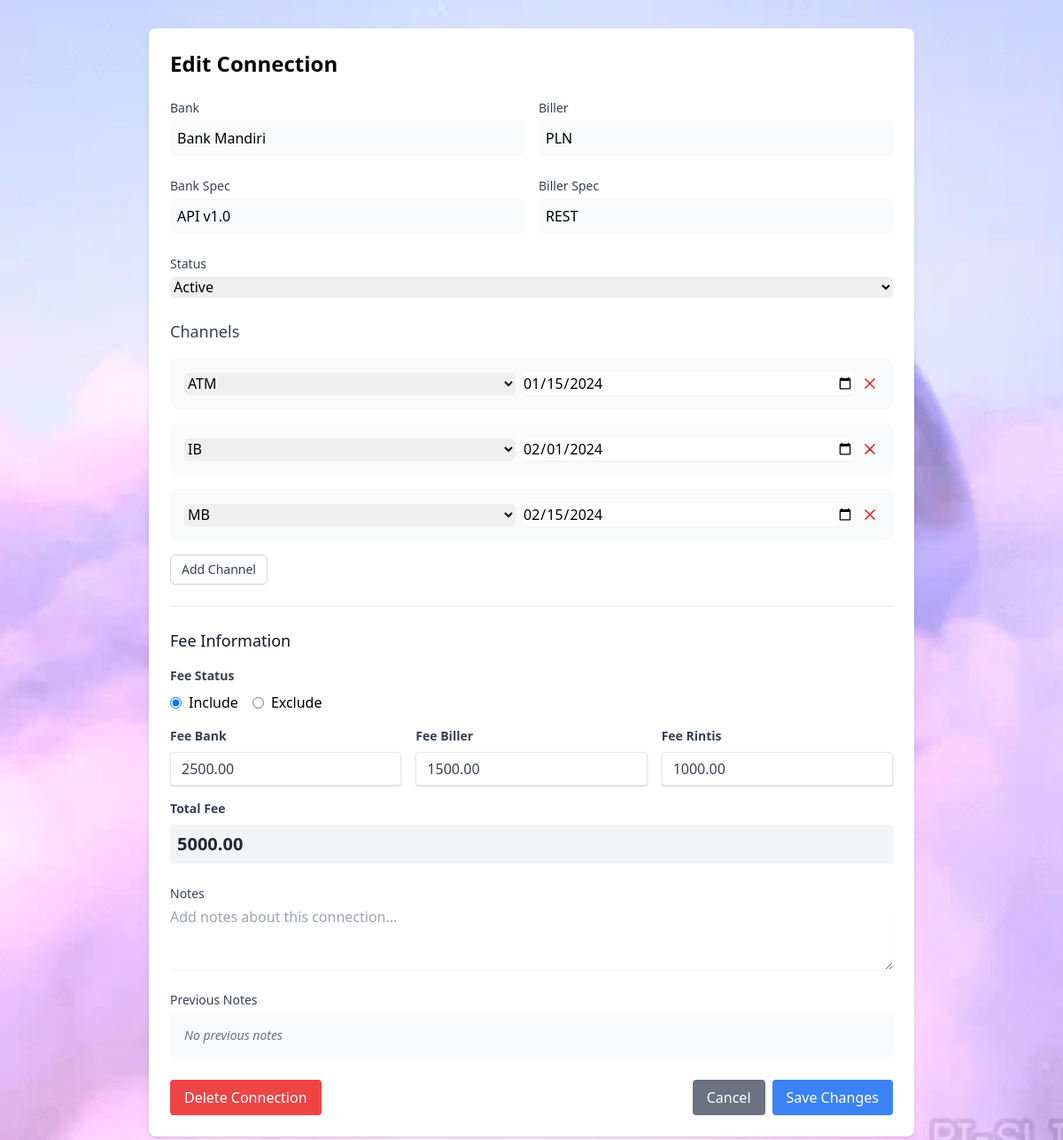
The page /edit_connection.php?id=1 (signed in) on the database its author committed.
### tables this page shows
CREATE TABLE `prima_data` (
    `id` int(11) NOT NULL AUTO_INCREMENT,
    `bank_id` BIGINT NOT NULL,
    `biller_id` BIGINT NOT NULL,
    `bank_spec_id` int(11) NOT NULL,
    `biller_spec_id` int(11) NOT NULL,
    `status` enum('active','inactive') NOT NULL DEFAULT 'active',
    `fee_bank` DECIMAL(10,2) DEFAULT 0.00,
    `fee_biller` DECIMAL(10,2) DEFAULT 0.00,
    `fee_rintis` DECIMAL(10,2) DEFAULT 0.00,
    `fee_included` TINYINT(1) NOT NULL DEFAULT 1,
    `admin_fee` DECIMAL(10,2) DEFAULT 0.00,
    `notes` TEXT DEFAULT NULL,
    `created_by` INT NOT NULL,
    `updated_by` INT NOT NULL,
    `created_at` TIMESTAMP DEFAULT CURRENT_TIMESTAMP,
    `updated_at` TIMESTAMP DEFAULT CURRENT_TIMESTAMP ON UPDATE CURRENT_TIMESTAMP,
    PRIMARY KEY (`id`),
    FOREIGN KEY (bank_id) REFERENCES banks(id),
    FOREIGN KEY (biller_id) REFERENCES billers(id),
    FOREIGN KEY (bank_spec_id) REFERENCES specs(id),
    FOREIGN KEY (biller_spec_id) REFERENCES specs(id),
    FOREIGN KEY (created_by) REFERENCES users(id),
    FOREIGN KEY (updated_by) REFERENCES users(id)
);

CREATE TABLE `banks` (
    `id` BIGINT NOT NULL AUTO_INCREMENT,
    `bank_id` VARCHAR(10) UNIQUE NOT NULL,
    `name` varchar(255) NOT NULL,
    `spec_id` INT NOT NULL,
    `created_by` INT NOT NULL,
    `created_at` TIMESTAMP DEFAULT CURRENT_TIMESTAMP,
    PRIMARY KEY (`id`),
    FOREIGN KEY (spec_id) REFERENCES specs(id),
    FOREIGN KEY (created_by) REFERENCES users(id)
);

CREATE TABLE `billers` (
    `id` BIGINT NOT NULL AUTO_INCREMENT,
    `biller_id` VARCHAR(10) UNIQUE NOT NULL,
    `name` varchar(255) NOT NULL,
    `spec_id` INT NOT NULL,
    `created_by` INT NOT NULL,
    `created_at` TIMESTAMP DEFAULT CURRENT_TIMESTAMP,
    PRIMARY KEY (`id`),
    FOREIGN KEY (spec_id) REFERENCES specs(id),
    FOREIGN KEY (created_by) REFERENCES users(id)
);

CREATE TABLE `specs` (
    `id` int(11) NOT NULL AUTO_INCREMENT,
    `name` varchar(255) NOT NULL,
    `created_by` INT NOT NULL,
    `created_at` TIMESTAMP DEFAULT CURRENT_TIMESTAMP,
    PRIMARY KEY (`id`),
    FOREIGN KEY (created_by) REFERENCES users(id)
);

CREATE TABLE `connection_channels` (
    `id` int(11) NOT NULL AUTO_INCREMENT,
    `prima_data_id` int(11) NOT NULL,
    `channel_id` int(11) NOT NULL,
    `date_live` date NOT NULL,
    `status` enum('active','inactive') NOT NULL DEFAULT 'active',
    `created_by` INT NOT NULL,
    `updated_by` INT NOT NULL,
    `created_at` TIMESTAMP DEFAULT CURRENT_TIMESTAMP,
    `updated_at` TIMESTAMP DEFAULT CURRENT_TIMESTAMP ON UPDATE CURRENT_TIMESTAMP,
    PRIMARY KEY (`id`),
    FOREIGN KEY (prima_data_id) REFERENCES prima_data(id),
    FOREIGN KEY (channel_id) REFERENCES channels(id),
    FOREIGN KEY (created_by) REFERENCES users(id),
    FOREIGN KEY (updated_by) REFERENCES users(id)
);

CREATE TABLE `channels` (
    `id` int(11) NOT NULL AUTO_INCREMENT,
    `name` varchar(255) NOT NULL,
    `description` TEXT DEFAULT NULL,
    `created_by` INT NOT NULL,
    `updated_by` INT NOT NULL,
    `created_at` TIMESTAMP DEFAULT CURRENT_TIMESTAMP,
    `updated_at` TIMESTAMP DEFAULT CURRENT_TIMESTAMP ON UPDATE CURRENT_TIMESTAMP,
    PRIMARY KEY (`id`),
    FOREIGN KEY (created_by) REFERENCES users(id),
    FOREIGN KEY (updated_by) REFERENCES users(id)
);

### public/edit_connection.php (the view, shortened to what the rows shown need)
<?php
$database = new Database();
$pdo = $database->getConnection();
$id = $_GET['id'] ?? 0;
$stmt = $pdo->prepare("SELECT pd.*,
    b.name as bank_name,
    bl.name as biller_name,
    bs.name as bank_spec_name,
    bls.name as biller_spec_name
    FROM prima_data pd
    LEFT JOIN banks b ON pd.bank_id = b.id
    LEFT JOIN billers bl ON pd.biller_id = bl.id
    LEFT JOIN specs bs ON pd.bank_spec_id = bs.id
    LEFT JOIN specs bls ON pd.biller_spec_id = bls.id
    WHERE pd.id = ?");
$stmt->execute([$id]);
$connection = $stmt->fetch(PDO::FETCH_ASSOC);
?>
<!DOCTYPE html>
<html lang="en">
<head>
    <link href="https://cdn.jsdelivr.net/npm/tailwindcss@2.2.19/dist/tailwind.min.css" rel="stylesheet">
</head>
<body style="background-image: url('./assets/images/edit.webp'); background-repeat: repeat; background-size: cover;">
<div class="container mx-auto px-4 py-8 max-w-4xl">
<div class="bg-white rounded-lg shadow-md p-6 mx-auto">
            <h2 class="text-2xl font-bold mb-6">Edit Connection</h2>
            <form id="editConnectionForm" method="POST" class="space-y-6">
                <div class="grid grid-cols-2 gap-4">
                    <div>
                        <label class="block text-sm font-medium text-gray-700">Bank</label>
                        <div class="mt-1 p-2 bg-gray-50 rounded-md">
                            <?php echo htmlspecialchars($connection['bank_name']); ?>
                        </div>
                    </div>
                    <div>
                        <label class="block text-sm font-medium text-gray-700">Biller</label>
                        <div class="mt-1 p-2 bg-gray-50 rounded-md">
                            <?php echo htmlspecialchars($connection['biller_name']); ?>
                        </div>
                    </div>
                </div>
                <div class="grid grid-cols-2 gap-4">
                    <div>
                        <label class="block text-sm font-medium text-gray-700">Bank Spec</label>
                        <div class="mt-1 p-2 bg-gray-50 rounded-md">
                            <?php echo htmlspecialchars($connection['bank_spec_name']); ?>
                        </div>
                    </div>
                    <div>
                        <label class="block text-sm font-medium text-gray-700">Biller Spec</label>
                        <div class="mt-1 p-2 bg-gray-50 rounded-md">
                            <?php echo htmlspecialchars($connection['biller_spec_name']); ?>
                        </div>
                    </div>
                </div>
                <div>
                    <label class="block text-sm font-medium text-gray-700">Status</label>
                    <select name="status" class="mt-1 block w-full rounded-md border-gray-300 shadow-sm" required>
                        <option value="active" <?php echo $connection['status'] == 'active' ? 'selected' : ''; ?>>Active</option>
                    </select>
                </div>
                <div class="mt-6">
                    <div id="channelContainer" class="space-y-4">
                        <?php
                        $stmt = $pdo->prepare("
                            SELECT cc.*, ch.name as channel_name
                            FROM connection_channels cc
                            JOIN channels ch ON cc.channel_id = ch.id
                            WHERE cc.prima_data_id = ?
                            ORDER BY cc.date_live
                        ");
                        $stmt->execute([$id]);
                        $existing_channels = $stmt->fetchAll(PDO::FETCH_ASSOC);
                        $stmt = $pdo->query("SELECT * FROM channels ORDER BY name");
                        $all_channels = $stmt->fetchAll(PDO::FETCH_ASSOC);
                        foreach ($existing_channels as $channel): ?>
                            <div class="channel-entry bg-gray-50 p-4 rounded-lg">
                                <div class="flex items-center justify-between">
                                    <div class="flex-1">
                                        <select name="channels[]" class="w-full rounded-md border-gray-300 shadow-sm mr-2">
                                            <?php foreach ($all_channels as $ch): ?>
                                                <option value="<?php echo $ch['id']; ?>"
                                                    <?php echo $ch['id'] == $channel['channel_id'] ? 'selected' : ''; ?>>
                                                    <?php echo htmlspecialchars($ch['name']); ?>
                                                </option>
                                            <?php endforeach; ?>
                                        </select>
                                    </div>
                                    <div class="flex-1 ml-2">
                                        <input type="date" name="channel_dates[]"
                                            value="<?php echo $channel['date_live']; ?>"
                                            class="w-full rounded-md border-gray-300 shadow-sm"
                                            required>
                                    </div>
                                    <button type="button" onclick="removeChannel(this)"
                                            class="ml-2 text-red-600 hover:text-red-800">
                                        <svg class="w-5 h-5" fill="none" stroke="currentColor" viewBox="0 0 24 24">
                                            <path stroke-linecap="round" stroke-linejoin="round" stroke-width="2" d="M6 18L18 6M6 6l12 12"/>
                                        </svg>
                                    </button>
                                </div>
                            </div>
                        <?php endforeach; ?>
                    </div>
                </div>
                <div class="mt-6 border-t pt-6">
                    <div class="mb-4">
                        <div class="flex space-x-4">
                            <label class="inline-flex items-center">
                                <input type="radio" name="fee_inclusion" value="include"
                                    <?php echo $connection['fee_included'] == 1 ? 'checked' : ''; ?>
                                    class="form-radio text-blue-600">
                                <span class="ml-2">Include</span>
                            </label>
                            <label class="inline-flex items-center">
                                <input type="radio" name="fee_inclusion" value="exclude"
                                    <?php echo $connection['fee_included'] == 0 ? 'checked' : ''; ?>
                                    class="form-radio text-blue-600">
                                <span class="ml-2">Exclude</span>
                            </label>
                        </div>
                    </div>
                    <div class="grid grid-cols-3 gap-4">
                        <div>
                            <label class="block text-gray-700 text-sm font-bold mb-2" for="fee_bank">
                                Fee Bank
                            </label>
                            <input type="number"
                                name="fee_bank"
                                id="fee_bank"
                                step="0.01"
                                min="0"
                                value="<?php echo number_format((float)$connection['fee_bank'], 2, '.', ''); ?>"
                                class="shadow appearance-none border rounded w-full py-2 px-3 text-gray-700 leading-tight focus:outline-none focus:shadow-outline"
                                oninput="calculateTotalFee()">
                        </div>
                        <div>
                            <label class="block text-gray-700 text-sm font-bold mb-2" for="fee_biller">
                                Fee Biller
                            </label>
                            <input type="number"
                                name="fee_biller"
                                id="fee_biller"
                                step="0.01"
                                min="0"
                                value="<?php echo number_format((float)$connection['fee_biller'], 2, '.', ''); ?>"
                                class="shadow appearance-none border rounded w-full py-2 px-3 text-gray-700 leading-tight focus:outline-none focus:shadow-outline"
                                oninput="calculateTotalFee()">
                        </div>
                        <div>
                            <label class="block text-gray-700 text-sm font-bold mb-2" for="fee_rintis">
                                Fee Rintis
                            </label>
                            <input type="number"
                                name="fee_rintis"
                                id="fee_rintis"
                                step="0.01"
                                min="0"
                                value="<?php echo number_format((float)$connection['fee_rintis'], 2, '.', ''); ?>"
                                class="shadow appearance-none border rounded w-full py-2 px-3 text-gray-700 leading-tight focus:outline-none focus:shadow-outline"
                                oninput="calculateTotalFee()">
                        </div>
                    </div>
                    <div class="mt-4">
                        <label class="block text-gray-700 text-sm font-bold mb-2">Total Fee</label>
                        <div id="total_fee" class="text-xl font-bold text-gray-800 bg-gray-100 p-2 rounded">
                            <?php
                            $total = (float)$connection['fee_bank'] +
                                    (float)$connection['fee_biller'] +
                                    (float)$connection['fee_rintis'];
                            echo number_format($total, 2);
                            ?>
                        </div>
                    </div>
                </div>
            </form>
        </div>
    </div>
</body>
</html>

### rows shown on the page
prima_data: bank.name "Bank Mandiri", biller.name "PLN", bank_spec.name "API v1.0", biller_spec.name "REST", status "Active", fee_included "☑ Include", fee_included "☐ Exclude", fee_bank "2500.00", fee_biller "1500.00", fee_rintis "1000.00", total "5000.00"
connection_channels: channel.name "ATM", date_live "01/15/2024"
connection_channels: channel.name "IB", date_live "02/01/2024"
connection_channels: channel.name "MB", date_live "02/15/2024"
